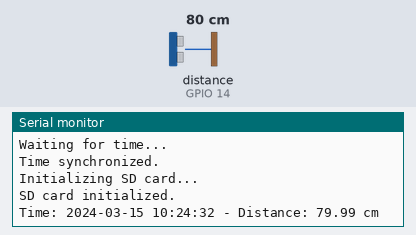
A sketch run on a simulated ESP32. Parts: the last lines printed to the serial monitor. Wiring (inferred from the names in the program): ultrasonic range finder: trigger GPIO 12; echo GPIO 14. The test bench sets the inputs (shaded band); at power-on: distance to the obstacle (sensor on GPIO 14) 80 cm. The echo pulse lasts 58.3 µs per cm; WiFi joins after 1.5 s; servers stay silent unless stated; the local clock reads 2024-03-15 10:24:30 at power-on unless the sketch sets it; storage starts empty.

Above: at 3.2 s.
3.3 s: distance to the obstacle (sensor on GPIO 14) set to 2 cm
At 8.5 s:
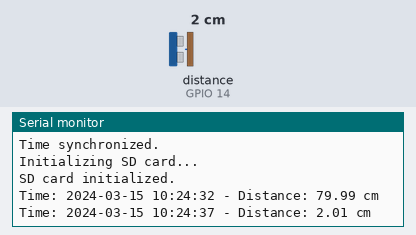
8.9 s: distance to the obstacle (sensor on GPIO 14) set to 4 cm
At 12.7 s:
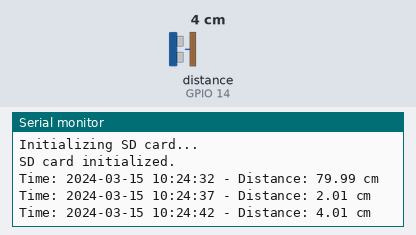
Timing chart, 0 to 14.2 s (numbered marks = the images above; inputs shaded):
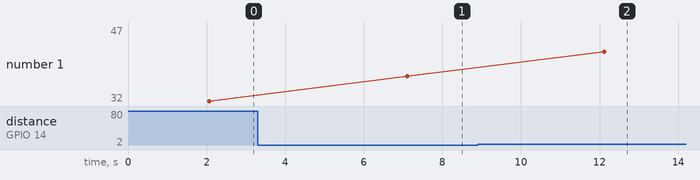

The sketch:

SD_Card.ino
```cpp
#include <SPI.h>
#include <SD.h>
#include <WiFi.h>
#include "time.h"

// Ultrasonic Sensor Pins
const int TRIG_PIN = 12;
const int ECHO_PIN = 14;

// SD Card
const int CS_PIN = 5;

// WiFi Credentials
const char* ssid = "Ashwin";
const char* password = "1234567890";

// NTP Server and Timezone Settings
const char* ntpServer = "pool.ntp.org";
const long gmtOffset_sec = 19800;  // IST (+5:30)
const int daylightOffset_sec = 0;

long duration;
float distance_cm;
File myFile;

void WriteFileWithTimestamp(const char* path, float distance) {
  struct tm timeinfo;
  if (!getLocalTime(&timeinfo)) {
    Serial.println("Failed to obtain time");
    return;
  }

  myFile = SD.open(path, FILE_APPEND);
  if (myFile) {
    char timestamp[30];
    strftime(timestamp, sizeof(timestamp), "%Y-%m-%d %H:%M:%S", &timeinfo);

    myFile.print("Time: ");
    myFile.print(timestamp);
    myFile.print(" - Distance: ");
    myFile.print(distance, 2);
    myFile.println(" cm");
    myFile.close();

    Serial.print("Time: "); Serial.print(timestamp);
    Serial.print(" - Distance: "); Serial.print(distance, 2); Serial.println(" cm");
  } else {
    Serial.println("Failed to open file for writing.");
  }
}

void setup() {
  Serial.begin(9600);

  pinMode(TRIG_PIN, OUTPUT);
  pinMode(ECHO_PIN, INPUT);

  delay(500);

  // Connect to WiFi
  Serial.printf("Connecting to %s", ssid);
  WiFi.begin(ssid, password);
  while (WiFi.status() != WL_CONNECTED) {
    delay(500);
    Serial.print(".");
  }
  Serial.println("\nWiFi connected.");

  // Time sync
  configTime(gmtOffset_sec, daylightOffset_sec, ntpServer);
  Serial.println("Waiting for time...");
  struct tm timeinfo;
  while (!getLocalTime(&timeinfo)) {
    delay(500);
    Serial.print(".");
  }
  Serial.println("\nTime synchronized.");

  // SD card
  Serial.println("Initializing SD card...");
  if (!SD.begin(CS_PIN)) {
    Serial.println("SD card initialization failed!");
    while (1);
  }
  Serial.println("SD card initialized.");
}

void loop() {
  // Trigger ultrasonic sensor
  digitalWrite(TRIG_PIN, LOW);
  delayMicroseconds(2);
  digitalWrite(TRIG_PIN, HIGH);
  delayMicroseconds(10);
  digitalWrite(TRIG_PIN, LOW);

  duration = pulseIn(ECHO_PIN, HIGH);
  distance_cm = (duration * 0.0343) / 2;

  // Only log distances in the valid sensor range
  if (distance_cm >= 2 && distance_cm <= 400) {
    WriteFileWithTimestamp("/Sensor_data.txt", distance_cm);
  } else {
    Serial.println("Out of range");
  }

  delay(5000);  // Log every 5 seconds
}
```

Measured:
- after the input at 3.3 s, the serial monitor: prints a new line after 3.8 s (image 1)
- after the input at 8.9 s, the serial monitor: prints a new line after 3.2 s (image 2)
